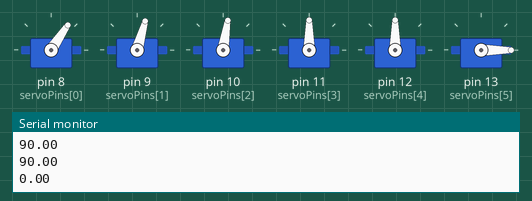
This sketch was run on a simulated Arduino Uno, built with avr-gcc and run on an emulated ATmega328P. Shown: 6 × servo, the last lines printed to the serial monitor.

Above: at 0.05 s.
At 6.05 s:
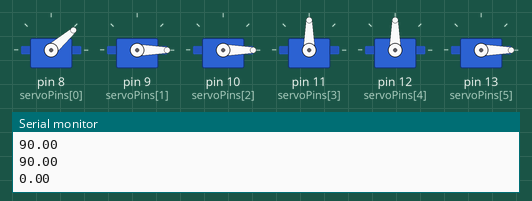
At 12.0 s:
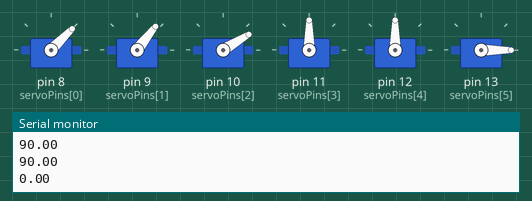
Timing chart, 0 to 15.6 s (numbered marks = the images above):
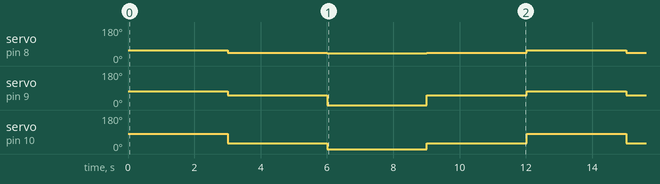

The sketch:

main.ino
```cpp
#include <Servo.h>

// Define o número de servos
const int numServos = 6;
// Cria um array de servos
Servo servos[numServos];
// Define os pinos dos servos
int servoPins[numServos] = {8, 9, 10, 11, 12, 13};

// Define os pontos
float pointsX[4] = {10.0,15.0,20.0,15.0};
float pointsY[4] = {15.0,15.0,18.0,15.0};
float pointsZ[4] = {10.0,15.0,13.0,15.0};
int points_num = 4;
// Define o intervalo entre ponto
int interval = 3000;
// Função cinemática que recebe coordenadas (x, y, z) e retorna 5 ângulos
void calculateKinematics(float x, float y, float z, float angles[5]) {
    // Implementação da cinemática inversa
    float L1 = 12.0; // Comprimento do primeiro segmento
    float L2 = 15.0; // Comprimento do segundo segmento

    // Ângulo da base
    angles[0] = atan2(y, x) * 180 / PI;

    // Distância do plano base ao ponto (x, y)
    float r = sqrt(x*x + y*y);

    // Ângulo do ombro
    float D = (r*r + z*z - L1*L1 - L2*L2) / (2 * L1 * L2);
    angles[2] = atan2(sqrt(1 - D*D), D) * 180 / PI;

    // Ângulo do cotovelo
    float theta1 = atan2(z, r);
    float theta2 = atan2(L2 * sin(angles[2] * PI / 180), L1 + L2 * cos(angles[2] * PI / 180));
    angles[1] = (theta1 + theta2) * 180 / PI;

    // Ângulo do pulso e garra (ajustar conforme necessário)
    angles[3] = 90; // Ângulo pulso
    angles[4] = 90; // Ângulo garra
}

void setup() {
  Serial.begin(115200);
    // Inicializa os servos
    for (int i = 0; i < numServos; i++) {
        servos[i].attach(servoPins[i]);
        servos[i].write(90);
    }

}

void loop() {
    float angles[5];
    for(int i = 0; i < points_num; i++) {
        calculateKinematics(pointsX[i], pointsY[i], pointsZ[i], angles);
        Serial.println("-------------------");
        for (int j = 0; j < numServos; j++) {
          Serial.println(angles[j]);
            servos[j].write(angles[j]);
        }
        delay(interval);
    }
}
```

Measured:
- by itself, servo on pin 8 (servoPins[0]): repeats every 12.0 s: 41° 3.0 s, 45° 3.0 s, 56° 3.0 s, 45° 3.0 s
- by itself, servo on pin 9 (servoPins[1]): repeats every 12.0 s: 0° 3.0 s, 52° 3.0 s, 74° 3.0 s, 52° 3.0 s
- by itself, servo on pin 10 (servoPins[2]): repeats every 12.0 s: 0° 3.0 s, 31° 3.0 s, 81° 3.0 s, 31° 3.0 s
